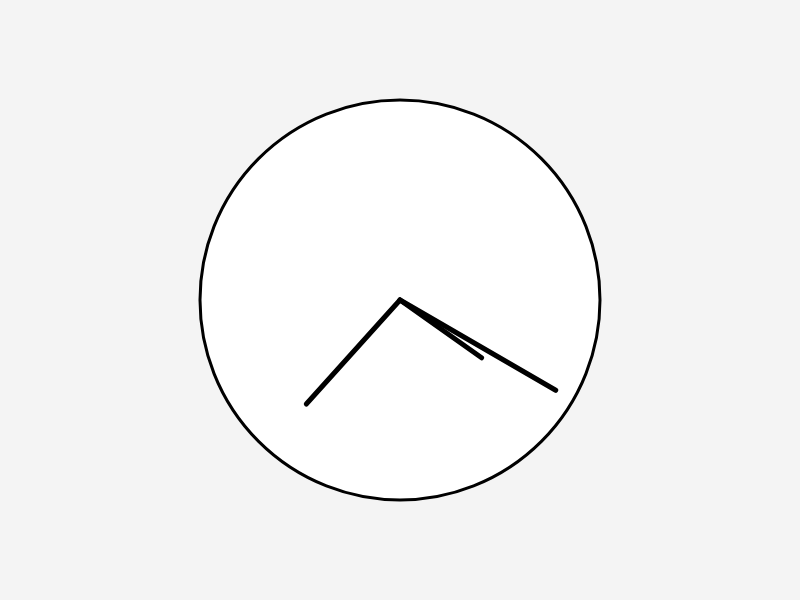
Frame 1 (no input)
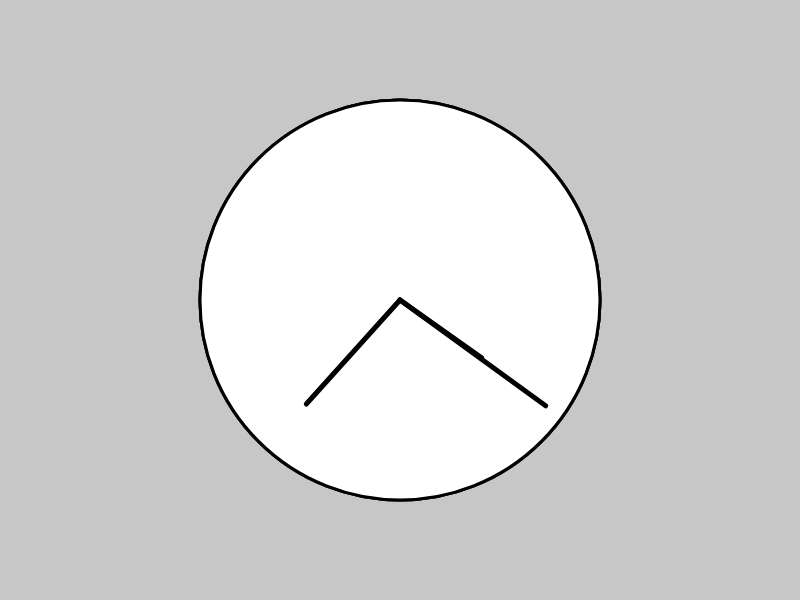
Frame 60 (no input)
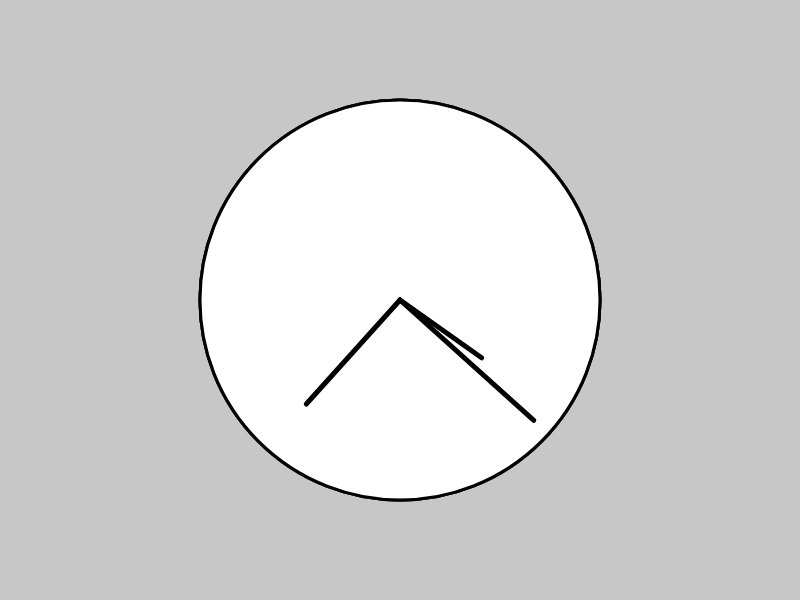
Frame 120 (the mouse pressed at the canvas centre since frame 60)

The p5.js sketch that drew these frames (run headless with seeded random() and noise() and a simulated clock; from frame 60 on, the mouse is pressed at the canvas centre):

// p5.js sketch
// ── sketch.js
function setup() {
    createCanvas(800,600);
}

function getMinuteDegrees(minute) {
    return ((TWO_PI * minute) / 60) - HALF_PI;
}

function getHourDegrees(hour) {
    const myhour = (TWO_PI * hour) / 12;
    return (myhour) - HALF_PI;
}

function getSecondDegrees(second) {
    const mySecond = (TWO_PI * second) / 60000;
    return (mySecond) - HALF_PI;
}

const radius = 200
const hourRadius = radius * 0.5
const minutesRadius = radius * 0.7
const secondsRadius = radius * 0.9

function draw() {
    strokeWeight(3)
    background(200,50);
    translate(width/2,height/2);
    circle(0,0,400);
    strokeWeight(5);

    const currentHour = hour() - 12;
    const currentMinute = minute();
    const currentSecond = Date.now  ();

    const hourAngle = getHourDegrees(currentHour) + minute() / 60;
    const minuteAngle = getMinuteDegrees(currentMinute);
    const secondAngle = getSecondDegrees(currentSecond);

    line(0, 0, hourRadius*cos(hourAngle), hourRadius*sin(hourAngle));
    line(0, 0, minutesRadius*cos(minuteAngle), minutesRadius*sin(minuteAngle));
    line(0, 0, secondsRadius*cos(secondAngle), secondsRadius*sin(secondAngle));
}
